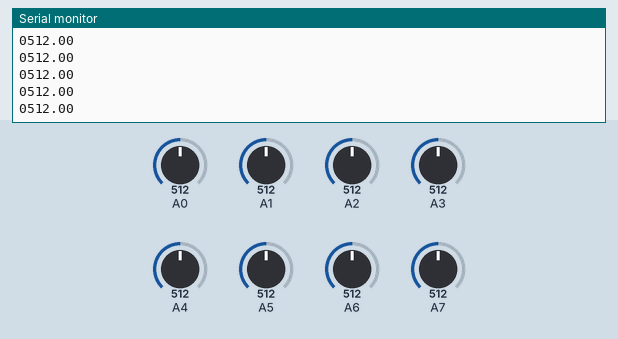
A sketch run on a simulated Arduino Uno, built with avr-gcc and run on an emulated ATmega328P. Parts: the last lines printed to the serial monitor. The inputs (shaded band) are chosen by the test bench; at power-on: A1 = 512, A0 = 512, A2 = 512, A3 = 512, A4 = 512, A5 = 512, A6 = 512, A7 = 512.

Above: at 1.2 s.
1.3 s: A1 set to 376
At 1.33 s:
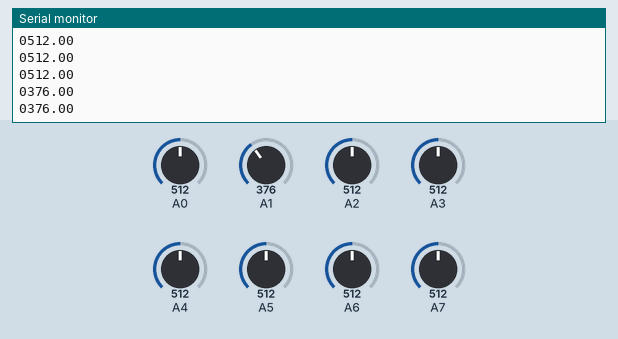
2.8 s: A1 set to 343
At 2.84 s:
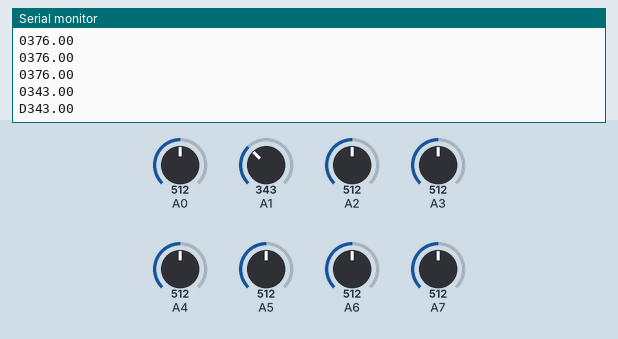
4.7 s: A0 set to 316
At 4.72 s:
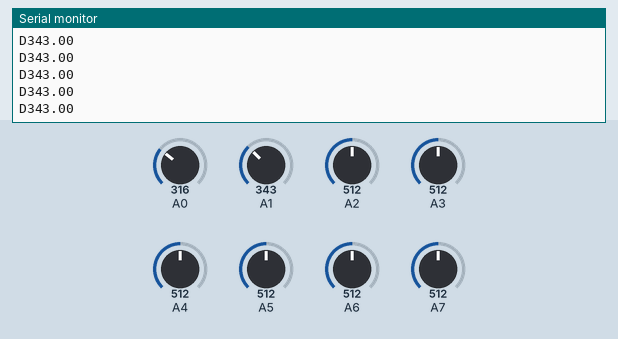
6.2 s: A0 set to 291
At 6.23 s:
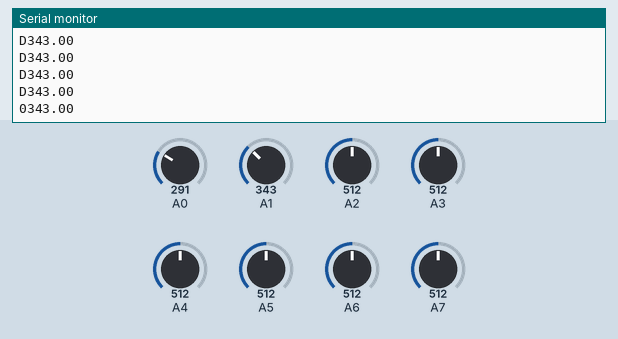
9.6 s: A2 set to 318
At 9.61 s:
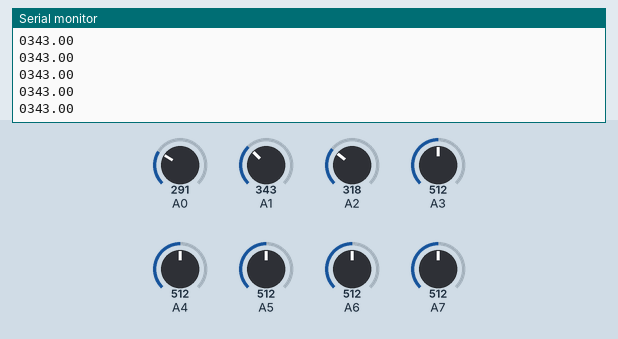
11.1 s: A2 set to 289
Timing chart, 0 to 13.6 s (numbered marks = the images above; inputs shaded):
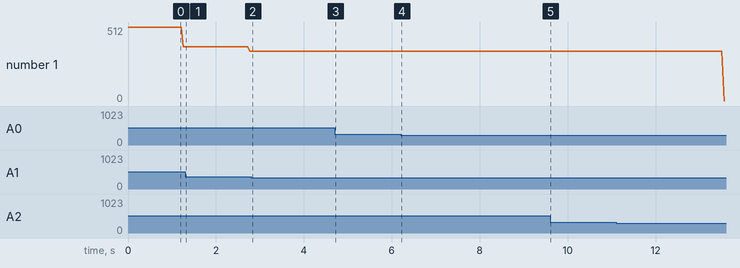

The sketch:

piano3.ino
```cpp
 int fingerStatus(float finger);
 int fingerStatus1(float finger);
 int afingerStatus(float finger);
  int sfingerStatus (float sfinger);

 #include <SoftwareSerial.h>
SoftwareSerial BTserial(10, 11);
int fingerStatus2(float finger){

     int fingerReturn;
    if(finger>360){
      fingerReturn=0;
      }
    if(finger<=360){
        fingerReturn = 1;
        }

    return fingerReturn;
    }

void setup(){

  Serial.begin(9600);
  BTserial.begin(38400);
  }

 void loop(){
  int cool = 1;
  float pL = analogRead(11);
  float pR = analogRead(0);
  int strechL = chord_filter(pL);
  int strechR = chord_filter1(pR);
  float finger1 = analogRead(1);
  float finger2 = analogRead(2);
  float finger3 = analogRead(3);
  float finger4 = analogRead(4);
  float finger5 = analogRead(5);
  float finger1t = analogRead(6);
  float finger2t = analogRead(7);
  float finger3t = analogRead(8);
  float finger4t = analogRead(9);
  float finger5t = analogRead(10);
 int  finger11 = fingerStatus2(finger1);
    int finger22 = fingerStatus(finger2);
      int finger33 = fingerStatus(finger3);
        int finger44 = fingerStatus(finger4);
          int finger55 = afingerStatus(finger5);
             int  finger66 = fingerStatus1(finger1t);
                 int finger77 = sfingerStatus(finger2t);
                     int finger88 = fingerStatus(finger3t);
                        int finger99 = fingerStatus(finger4t);
                          int finger1010 = fingerStatus(finger5t);


//


Serial.println(finger1);
 /* Serial.print("left: ");
  Serial.print(pL);
  Serial.print("ryt: ");
  Serial.println(pR);*/
 // Serial.println(pR);

 strechL = 1;
  strechR = 3;
  if(strechL==1){
      if(finger11==1 && finger22==0 && finger33==0 && finger44==0 && finger55==0 && finger66==0 && finger77==0 && finger88==0 && finger99==0 && finger1010==0)
     {   Serial.print('D');
         BTserial.write('D');
         cool = 0;
        //delay(500);
         }
      if(finger11==0 && finger22==1 && finger33==0 && finger44==0 && finger55==0 && finger66==0 && finger77==0 && finger88==0 && finger99==0 && finger1010==0)
       { Serial.print('C');
         BTserial.write('C');

         cool = 0;
        // delay(500);
         }
      if(finger11==0 && finger22==0 && finger33==1 && finger44==0 && finger55==0 && finger66==0 && finger77==0 && finger88==0 && finger99==0 && finger1010==0)
       { Serial.print('B');
         BTserial.write('B');
         cool = 0;
        // delay(500);
         }
      if(finger11==0 && finger22==0 && finger33==0 && finger44==1 && finger55==0 && finger66==0 && finger77==0 && finger88==0 && finger99==0 && finger1010==0)
      {
        Serial.print('A');
         BTserial.write('A');
         cool = 0;
        // delay(500);
         }
      if(finger11==0 && finger22==0 && finger33==0 && finger44==0 && finger55==1 && finger66==0 && finger77==0 && finger88==0 && finger99==0 && finger1010==0)
       { Serial.print('E');
         BTserial.write('E');
         cool = 0;
        // delay(500);
       }


    }

  if(strechL==2){
      if(finger11==1 && finger22==0 && finger33==0 && finger44==0 && finger55==0 && finger66==0 && finger77==0 && finger88==0 && finger99==0 && finger1010==0)
       { Serial.println("Ch");
         BTserial.write("Ch");
         cool = 0;
        // delay(500);
         }
      if(finger11==0 && finger22==1 && finger33==0 && finger44==0 && finger55==0 && finger66==0 && finger77==0 && finger88==0 && finger99==0 && finger1010==0)
       { Serial.println("C#h");
         BTserial.write("C#h");
         delay(500);
         }
      if(finger11==0 && finger22==0 && finger33==1 && finger44==0 && finger55==0 && finger66==0 && finger77==0 && finger88==0 && finger99==0 && finger1010==0)
       { Serial.println("Dh");
         BTserial.write("Dh");
         delay(500);
         }
      if(finger11==0 && finger22==0 && finger33==0 && finger44==1 && finger55==0 && finger66==0 && finger77==0 && finger88==0 && finger99==0 && finger1010==0)
       { Serial.println("D#h");
         BTserial.write("D#h");
         delay(500);
       }
      if(finger11==0 && finger22==0 && finger33==0 && finger44==0 && finger55==1 && finger66==0 && finger77==0 && finger88==0 && finger99==0 && finger1010==0)
       { Serial.println("Eh");
         BTserial.write("Eh");
      delay(500);
       }

    }
     if(strechL==3){
      if(finger11==1 && finger22==0 && finger33==0 && finger44==0 && finger55==0 && finger66==0 && finger77==0 && finger88==0 && finger99==0 && finger1010==0)
      {  Serial.println("Chh");
        BTserial.write("Chh");}
      if(finger11==0 && finger22==1 && finger33==0 && finger44==0 && finger55==0 && finger66==0 && finger77==0 && finger88==0 && finger99==0 && finger1010==0)
       { Serial.println("C#hh");
        BTserial.write("C#hh");}
      if(finger11==0 && finger22==0 && finger33==1 && finger44==0 && finger55==0 && finger66==0 && finger77==0 && finger88==0 && finger99==0 && finger1010==0)
      {  Serial.println("Dhh");
        BTserial.write("Dhh");}
      if(finger11==0 && finger22==0 && finger33==0 && finger44==1 && finger55==0 && finger66==0 && finger77==0 && finger88==0 && finger99==0 && finger1010==0)
       { Serial.println("D#hh");
        BTserial.write("D#hh");}
      if(finger11==0 && finger22==0 && finger33==0 && finger44==0 && finger55==1 && finger66==0 && finger77==0 && finger88==0 && finger99==0 && finger1010==0)
       { Serial.println("Ehh");
        BTserial.write("Ehh");}


    }
  if(strechR==2){
      if(finger11==0 && finger22==0 && finger33==0 && finger44==0 && finger55==0 && finger66==1 && finger77==0 && finger88==0 && finger99==0 && finger1010==0)
      {  Serial.println("Fh");
         BTserial.write('F');}
      if(finger11==0 && finger22==0 && finger33==0 && finger44==0 && finger55==0 && finger66==0 && finger77==1 && finger88==0 && finger99==0 && finger1010==0)
      {  Serial.println("Gh");
         BTserial.write('G');}
      if(finger11==0 && finger22==0 && finger33==0 && finger44==0 && finger55==0 && finger66==0 && finger77==0 && finger88==1 && finger99==0 && finger1010==0)
       { Serial.println("Ah");
         BTserial.write('H');}
      if(finger11==0 && finger22==0 && finger33==0 && finger44==0 && finger55==0 && finger66==0 && finger77==0 && finger88==0 && finger99==1 && finger1010==0)
       { Serial.println("A#h");
         BTserial.write('I');}
      if(finger11==0 && finger22==0 && finger33==0 && finger44==0 && finger55==0 && finger66==0 && finger77==0 && finger88==0 && finger99==0 && finger1010==1)
       { Serial.println("Bh");
        BTserial.write('J');}

    }

 if(strechR==3){
       if(finger11==0 && finger22==0 && finger33==0 && finger44==0 && finger55==0 && finger66==1 && finger77==0 && finger88==0 && finger99==0 && finger1010==0)
      {  Serial.print("K");
        BTserial.write('K');
         cool = 0;
     //   delay(500);
        }
      if(finger11==0 && finger22==0 && finger33==0 && finger44==0 && finger55==0 && finger66==0 && finger77==1 && finger88==0 && finger99==0 && finger1010==0)
        {Serial.print("G");
        BTserial.write('G');
         cool = 0;
        //delay(500);
        }
      if(finger11==0 && finger22==0 && finger33==0 && finger44==0 && finger55==0 && finger66==0 && finger77==0 && finger88==1 && finger99==0 && finger1010==0)
       { Serial.print("J");
        BTserial.write('J');
         cool = 0;
       // delay(500);
        }
     if(finger11==0 && finger22==0 && finger33==0 && finger44==0 && finger55==0 && finger66==0 && finger77==0 && finger88==0 && finger99==1 && finger1010==0)
       { Serial.print("I");
        BTserial.write('I');
         cool = 0;
     //   delay(500);
        }
     if(finger11==0 && finger22==0 && finger33==0 && finger44==0 && finger55==0 && finger66==0 && finger77==0 && finger88==0 && finger99==0 && finger1010==1)
      {  Serial.print("H");
        BTserial.write('H');
         cool = 0;
      //  delay(500);
        }

 }
   if(strechR==1){
      if(finger11==0 && finger22==0 && finger33==0 && finger44==0 && finger55==0 && finger66==1 && finger77==0 && finger88==0 && finger99==0 && finger1010==0)
        {Serial.println("Fhh");
         BTserial.write('K');}
      if(finger11==0 && finger22==0 && finger33==0 && finger44==0 && finger55==0 && finger66==0 && finger77==1 && finger88==0 && finger99==0 && finger1010==0)
       { Serial.println("Ghh");
        BTserial.write('L');}
      if(finger11==0 && finger22==0 && finger33==0 && finger44==0 && finger55==0 && finger66==0 && finger77==0 && finger88==1 && finger99==0 && finger1010==0)
       { Serial.println("Ahh");
          BTserial.write('M');}
      if(finger11==0 && finger22==0 && finger33==0 && finger44==0 && finger55==0 && finger66==0 && finger77==0 && finger88==0 && finger99==1 && finger1010==0)
        {Serial.println("A#hh");
         BTserial.write('N');}
      if(finger11==0 && finger22==0 && finger33==0 && finger44==0 && finger55==0 && finger66==0 && finger77==0 && finger88==0 && finger99==0 && finger1010==1)
       { Serial.println("Bhh");
         BTserial.write('O');}

    }
    if(cool == 1){
      Serial.print('0');
      BTserial.write('0');
      }

   delay(50);
}

  int chord_filter(float p){
    int chord_filtered;
  if(p>340){
    chord_filtered = 1;
    }
 else if(p<=340&&p>=330){
    chord_filtered = 2;
    }
   else
    chord_filtered = 3;
  return chord_filtered;
  }
   int chord_filter1(float p){
    int chord_filtered;
  if(p>650){
    chord_filtered = 1;
    }
 else if(p<=650 && p>600){
    chord_filtered = 2;
    }
    else
    chord_filtered = 3;
  return chord_filtered;
  }


  int fingerStatus(float finger){

     int fingerReturn;
    if(finger>300){
      fingerReturn=0;
      }
    if(finger<=300){
        fingerReturn = 1;
        }

    return fingerReturn;
    }

    int fingerStatus1(float finger){

     int fingerReturn;
    if(finger>160){
      fingerReturn=0;
      }
    if(finger<=160){
        fingerReturn = 1;
        }

    return fingerReturn;
    }
int sfingerStatus(float sfinger){
      int sfingerReturn;
      if(sfinger>150){
      sfingerReturn=0;
      }
      if(sfinger<=150){
        sfingerReturn = 1;
        }

    return sfingerReturn;

  }

  int afingerStatus(float afinger){
    int afingerReturn;
      if(afinger>100){
      afingerReturn=0;
      }
      if(afinger<=100){
        afingerReturn = 1;
        }

    return afingerReturn;

  }
```

Measured:
- the behaviour switches between 361 and 360 on A1 (found by bisection; images 1 and 2)
- the behaviour switches between 301 and 300 on A0 (found by bisection; images 3 and 4)
- after the input at 1.3 s, the serial monitor: prints a new line at once (image 1)
- after the input at 2.8 s, the serial monitor: prints a new line at once (image 2)
- after the input at 6.2 s, the serial monitor: prints a new line at once (image 4)
- plotted number 1: 376 → 343 after the input at 1.3 s
